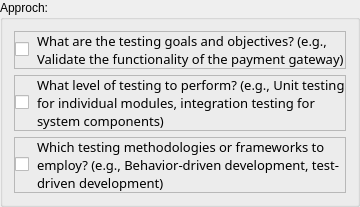
                      <widget class="QGroupBox" name="groupBox_3">
                       <property name="sizePolicy">
                        <sizepolicy hsizetype="Minimum" vsizetype="Minimum">
                         <horstretch>0</horstretch>
                         <verstretch>0</verstretch>
                        </sizepolicy>
                       </property>
                       <property name="title">
                        <string>Approch:</string>
                       </property>
                       <layout class="QVBoxLayout" name="verticalLayout_11">
                        <item>
                         <widget class="QFrame" name="frame_4">
                          <property name="frameShape">
                           <enum>QFrame::StyledPanel</enum>
                          </property>
                          <property name="frameShadow">
                           <enum>QFrame::Raised</enum>
                          </property>
                          <layout class="QHBoxLayout" name="horizontalLayout_9">
                           <property name="spacing">
                            <number>8</number>
                           </property>
                           <property name="leftMargin">
                            <number>0</number>
                           </property>
                           <property name="topMargin">
                            <number>0</number>
                           </property>
                           <property name="rightMargin">
                            <number>0</number>
                           </property>
                           <property name="bottomMargin">
                            <number>0</number>
                           </property>
                           <item>
                            <widget class="QCheckBox" name="c4">
                             <property name="sizePolicy">
                              <sizepolicy hsizetype="Fixed" vsizetype="Fixed">
                               <horstretch>0</horstretch>
                               <verstretch>0</verstretch>
                              </sizepolicy>
                             </property>
                             <property name="text">
                              <string/>
                             </property>
                            </widget>
                           </item>
                           <item>
                            <widget class="QLabel" name="label_8">
                             <property name="font">
                              <font>
                               <family>Cascadia Mono</family>
                               <pointsize>10</pointsize>
                               <weight>50</weight>
                               <italic>false</italic>
                               <bold>false</bold>
                              </font>
                             </property>
                             <property name="text">
                              <string>What are the testing goals and objectives? (e.g., Validate the functionality of the payment gateway)</string>
                             </property>
                             <property name="wordWrap">
                              <bool>true</bool>
                             </property>
                            </widget>
                           </item>
                          </layout>
                         </widget>
                        </item>
                        <item>
                         <widget class="QFrame" name="frame_5">
                          <property name="frameShape">
                           <enum>QFrame::StyledPanel</enum>
                          </property>
                          <property name="frameShadow">
                           <enum>QFrame::Raised</enum>
                          </property>
                          <layout class="QHBoxLayout" name="horizontalLayout_10">
                           <property name="spacing">
                            <number>8</number>
                           </property>
                           <property name="leftMargin">
                            <number>0</number>
                           </property>
                           <property name="topMargin">
                            <number>0</number>
                           </property>
                           <property name="rightMargin">
                            <number>0</number>
                           </property>
                           <property name="bottomMargin">
                            <number>0</number>
                           </property>
                           <item>
                            <widget class="QCheckBox" name="c5">
                             <property name="sizePolicy">
                              <sizepolicy hsizetype="Fixed" vsizetype="Fixed">
                               <horstretch>0</horstretch>
                               <verstretch>0</verstretch>
                              </sizepolicy>
                             </property>
                             <property name="text">
                              <string/>
                             </property>
                            </widget>
                           </item>
                           <item>
                            <widget class="QLabel" name="label_9">
                             <property name="font">
                              <font>
                               <family>Cascadia Mono</family>
                               <pointsize>10</pointsize>
                               <weight>50</weight>
                               <italic>false</italic>
                               <bold>false</bold>
                              </font>
                             </property>
                             <property name="text">
                              <string>What level of testing to perform? (e.g., Unit testing for individual modules, integration testing for system components)</string>
                             </property>
                             <property name="wordWrap">
                              <bool>true</bool>
                             </property>
                            </widget>
                           </item>
                          </layout>
                         </widget>
                        </item>
                        <item>
                         <widget class="QFrame" name="frame_6">
                          <property name="frameShape">
                           <enum>QFrame::StyledPanel</enum>
                          </property>
                          <property name="frameShadow">
                           <enum>QFrame::Raised</enum>
                          </property>
                          <layout class="QHBoxLayout" name="horizontalLayout_11">
                           <property name="spacing">
                            <number>8</number>
                           </property>
                           <property name="leftMargin">
                            <number>0</number>
                           </property>
                           <property name="topMargin">
                            <number>0</number>
                           </property>
                           <property name="rightMargin">
                            <number>0</number>
                           </property>
                           <property name="bottomMargin">
                            <number>0</number>
                           </property>
                           <item>
                            <widget class="QCheckBox" name="c6">
                             <property name="sizePolicy">
                              <sizepolicy hsizetype="Fixed" vsizetype="Fixed">
                               <horstretch>0</horstretch>
                               <verstretch>0</verstretch>
                              </sizepolicy>
                             </property>
                             <property name="text">
                              <string/>
                             </property>
                            </widget>
                           </item>
                           <item>
                            <widget class="QLabel" name="label_10">
                             <property name="font">
                              <font>
                               <family>Cascadia Mono</family>
                               <pointsize>10</pointsize>
                               <weight>50</weight>
                               <italic>false</italic>
                               <bold>false</bold>
                              </font>
                             </property>
                             <property name="text">
                              <string>Which testing methodologies or frameworks to employ? (e.g., Behavior-driven development, test-driven development)</string>
                             </property>
                             <property name="wordWrap">
                              <bool>true</bool>
                             </property>
                            </widget>
                           </item>
                          </layout>
                         </widget>
                        </item>
                       </layout>
                      </widget>
